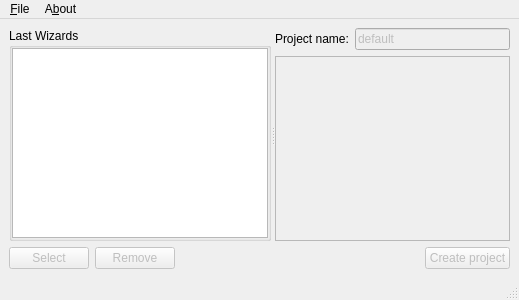
<?xml version="1.0" encoding="UTF-8"?>
<ui version="4.0">
 <class>GUI</class>
 <widget class="QMainWindow" name="GUI">
  <property name="geometry">
   <rect>
    <x>0</x>
    <y>0</y>
    <width>519</width>
    <height>300</height>
   </rect>
  </property>
  <property name="windowTitle">
   <string>ProjectWizard GUI</string>
  </property>
  <widget class="QWidget" name="centralWidget">
   <layout class="QGridLayout" name="gridLayout_3">
    <item row="0" column="0">
     <layout class="QVBoxLayout" name="verticalLayout_2">
      <item>
       <widget class="QSplitter" name="splitter">
        <property name="orientation">
         <enum>Qt::Horizontal</enum>
        </property>
        <widget class="QGroupBox" name="gb_lastWizards">
         <property name="title">
          <string>Last Wizards</string>
         </property>
         <layout class="QGridLayout" name="gridLayout">
          <property name="leftMargin">
           <number>0</number>
          </property>
          <property name="topMargin">
           <number>0</number>
          </property>
          <property name="rightMargin">
           <number>0</number>
          </property>
          <property name="bottomMargin">
           <number>0</number>
          </property>
          <item row="0" column="0">
           <widget class="QListWidget" name="lastWizards"/>
          </item>
         </layout>
        </widget>
        <widget class="QWidget" name="layoutWidget">
         <layout class="QVBoxLayout" name="verticalLayout">
          <item>
           <layout class="QGridLayout" name="gridLayout_2">
            <item row="0" column="0">
             <widget class="QLabel" name="label_name">
              <property name="text">
               <string>Project name:</string>
              </property>
             </widget>
            </item>
            <item row="0" column="1">
             <widget class="QLineEdit" name="name">
              <property name="enabled">
               <bool>false</bool>
              </property>
              <property name="text">
               <string>default</string>
              </property>
             </widget>
            </item>
           </layout>
          </item>
          <item>
           <widget class="QScrollArea" name="wizardParams">
            <property name="minimumSize">
             <size>
              <width>235</width>
              <height>0</height>
             </size>
            </property>
            <property name="widgetResizable">
             <bool>true</bool>
            </property>
            <widget class="QWidget" name="scrollAreaWidgetContents">
             <property name="geometry">
              <rect>
               <x>0</x>
               <y>0</y>
               <width>234</width>
               <height>155</height>
              </rect>
             </property>
            </widget>
           </widget>
          </item>
         </layout>
        </widget>
       </widget>
      </item>
      <item>
       <layout class="QHBoxLayout" name="horizontalLayout">
        <item>
         <widget class="QPushButton" name="selectWizard">
          <property name="enabled">
           <bool>false</bool>
          </property>
          <property name="text">
           <string>Select</string>
          </property>
         </widget>
        </item>
        <item>
         <widget class="QPushButton" name="removeWizard">
          <property name="enabled">
           <bool>false</bool>
          </property>
          <property name="text">
           <string>Remove</string>
          </property>
         </widget>
        </item>
        <item>
         <spacer name="horizontalSpacer">
          <property name="orientation">
           <enum>Qt::Horizontal</enum>
          </property>
          <property name="sizeHint" stdset="0">
           <size>
            <width>40</width>
            <height>20</height>
           </size>
          </property>
         </spacer>
        </item>
        <item>
         <widget class="QPushButton" name="create">
          <property name="enabled">
           <bool>false</bool>
          </property>
          <property name="text">
           <string>Create project</string>
          </property>
         </widget>
        </item>
       </layout>
      </item>
     </layout>
    </item>
   </layout>
  </widget>
  <widget class="QMenuBar" name="menuBar">
   <property name="geometry">
    <rect>
     <x>0</x>
     <y>0</y>
     <width>519</width>
     <height>26</height>
    </rect>
   </property>
   <widget class="QMenu" name="menuFile">
    <property name="title">
     <string>&amp;File</string>
    </property>
    <addaction name="actionWizard"/>
    <addaction name="actionQuit"/>
   </widget>
   <widget class="QMenu" name="menuAbout">
    <property name="title">
     <string>A&amp;bout</string>
    </property>
    <addaction name="actionAbout_ProjectWizard"/>
   </widget>
   <addaction name="menuFile"/>
   <addaction name="menuAbout"/>
  </widget>
  <widget class="QStatusBar" name="statusBar"/>
  <action name="actionWizard">
   <property name="text">
    <string>&amp;Wizard</string>
   </property>
   <property name="shortcut">
    <string>Ctrl+O</string>
   </property>
  </action>
  <action name="actionQuit">
   <property name="text">
    <string>&amp;Quit</string>
   </property>
  </action>
  <action name="actionAbout_ProjectWizard">
   <property name="text">
    <string>&amp;About ProjectWizard</string>
   </property>
   <property name="shortcut">
    <string>F1</string>
   </property>
  </action>
  <action name="actionGo_to_GITHUB">
   <property name="text">
    <string>&amp;Go to GITHUB</string>
   </property>
   <property name="shortcut">
    <string>Ctrl+G</string>
   </property>
  </action>
 </widget>
 <resources/>
 <connections/>
</ui>
